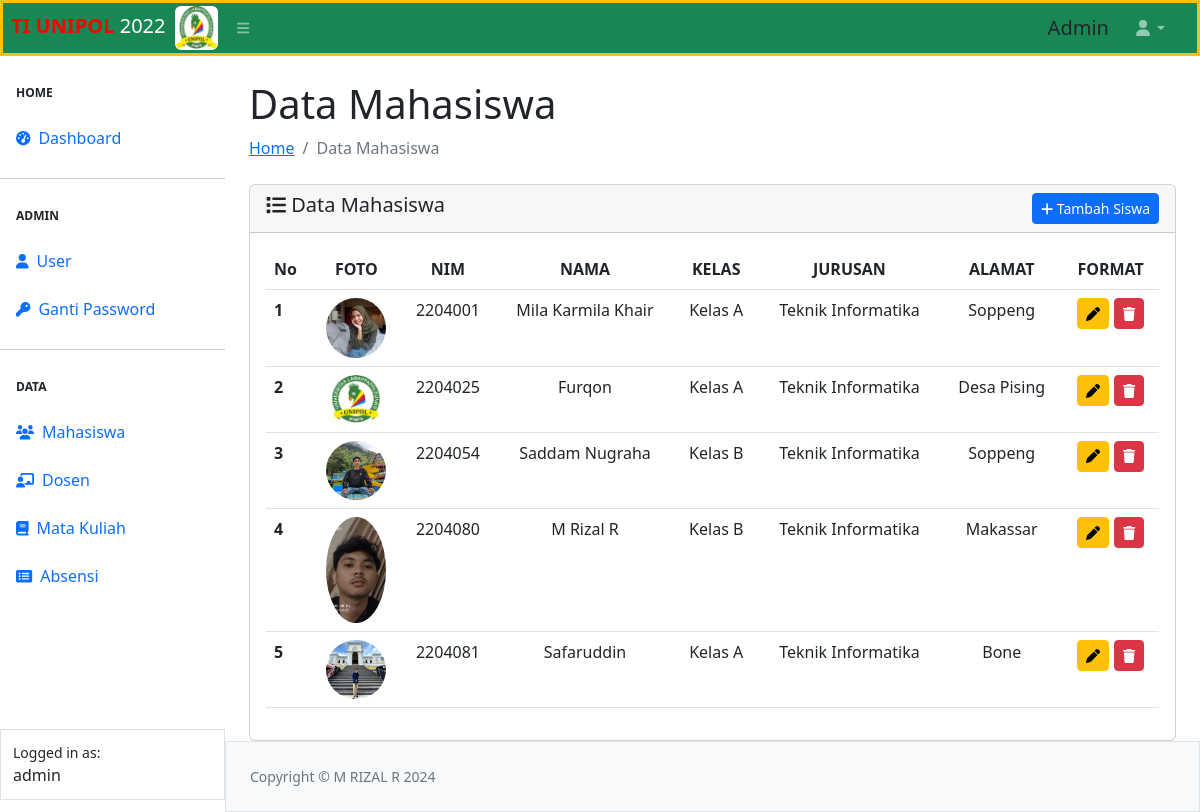
Page /siswa/siswa.php (signed in) on the committed database.
### tables this page shows
CREATE TABLE `tb_siswa` (
  `nim` int(11) NOT NULL,
  `nama` varchar(50) NOT NULL,
  `alamat` varchar(150) NOT NULL,
  `kelas` varchar(50) NOT NULL,
  `jurusan` varchar(100) NOT NULL,
  `foto` varchar(150) NOT NULL
);

### config.php (called while the page is built, shortened)
<?php
$main_url = "http://localhost/absen/";

### siswa/siswa.php (the view, shortened to what this page needs)
<?php
require_once "../config.php";
require_once "../template/header.php";
require_once "../template/navbar.php";
require_once "../template/sidebar.php";
?>
<div id="layoutSidenav_content">
                <main>
                    <div class="container-fluid px-4">
                        <h1 class="mt-4">Data Mahasiswa</h1>
                        <ol class="breadcrumb mb-4">
                            <li class="breadcrumb-item "><a href="../index.php">Home</a></li>
                            <li class="breadcrumb-item active">Data Mahasiswa</li>
                        </ol>
                        <div class="card">
  <div class="card-header">
    <span class="h5 my-2"><i class="fa-solid fa-list"></i> Data Mahasiswa</span>
    <a href="<?= $main_url ?>siswa/add-siswa.php" class="btn btn-sm btn-primary float-end"><i class="fa-solid fa-plus"></i> Tambah Siswa</a>
  </div>
  <div class="card-body">
  <table class="table table-hover" id="datatablesSimple">
  <thead>
    <tr>
      <th scope="col">No</th>
      <th scope="col"> <center>FOTO</center></th>
      <th scope="col"><center>NIM</center></th>
      <th scope="col"><center>NAMA</center></th>
      <th scope="col"><center>KELAS</center></th>
      <th scope="col"><center>JURUSAN</center></th>
      <th scope="col"><center>ALAMAT</center></th>
      <th scope="col"><center>FORMAT</center></th>
    </tr>
  </thead>
  <tbody>
    <?php
$no = 1;
$querySiswa = mysqli_query($koneksi,"SELECT * FROM tb_siswa");
while ($data = mysqli_fetch_array($querySiswa)) {?>
    <tr>
      <th scope="row"><?=$no++ ?></th>
      <td align="center"><img src="../tools/image/<?= $data['foto'] ?>" class="rounded-circle mx-auto d-block" width="60px"alt="foto Siswa"></td>
      <td align="center"><?= $data['nim']?></td>
      <td align="center"><?= $data['nama']?></td>
      <td align="center"><?= $data['kelas']?></td>
      <td align="center"><?= $data['jurusan']?></td>
      <td align="center"><?= $data['alamat']?></td>
      <td align="center"  >
        <a href="edit-siswa.php?nim=<?=$data['nim'] ?>" class="btn btn-sm btn-warning " tittle=" Update Siswa"><i class="fa-solid fa-pen"></i></a>
        <a href="hapus-siswa.php?nim=<?= $data['nim']?>&foto=<?= $data['foto']?>" class="btn btn-sm btn-danger " tittle="Hapus Siswa" onclick="return confirm('Apakah Anda Yakin ingin menghapus data ini ?')"><i class="fa-solid fa-trash"></i> </a>
      </td>
    </tr>
    <?php
}
?>
  </tbody>
</table>
                    </div>
                </main>
<?php
require_once "../template/footer.php";
?>

### template/header.php (shortened to what this page needs)
<!DOCTYPE html>
<html lang="en">
    <head>
        <link href="https://cdn.jsdelivr.net/npm/simple-datatables@7.1.2/dist/style.min.css" rel="stylesheet" />
        <link href="<?= $main_url ?>tools/admin/css/styles.css" rel="stylesheet" />
    </head>

### template/navbar.php (shortened to what this page needs)
<body class="sb-nav-fixed">
        <nav class="sb-topnav navbar navbar-expand navbar-dark bg-success border border-3 border-warning">
            <a class="navbar-brand ps-2 " href="<?= $main_url ?>index.php"><span class="fw-bold h5" style="color: red;">TI <span class="" style="color: red;"> UNIPOL </span></span>  2022 <img src="<?= $main_url?>tools/image/logo.png" alt="logo" class="rounded ms-1" width="20%"></a>
            <button class="btn btn-link btn-sm order-1 order-lg-0 me-4 me-lg-0" id="sidebarToggle" href="#!"><i class="fas fa-bars"></i></button>
            <form class="d-none d-md-inline-block form-inline ms-auto me-0 me-md-3 my-2 my-md-0">
                <span class="text-dark text-capitalize h5 "> <?= $_SESSION["ssUser"] ?></span>
            </form>
            <ul class="navbar-nav ms-auto ms-md-0 me-3 me-lg-4">
                <li class="nav-item dropdown">
                    <a class="nav-link dropdown-toggle" id="navbarDropdown" href="#" role="button" data-bs-toggle="dropdown" aria-expanded="false"><i class="fas fa-user fa-fw"></i></a>
                </li>
            </ul>
        </nav>

### template/sidebar.php
<div id="layoutSidenav">
            <div id="layoutSidenav_nav">
                <nav class="sb-sidenav accordion bg_light" id="sidenavAccordion">
                    <div class="sb-sidenav-menu ">
                        <div class="nav">
                            <div class="sb-sidenav-menu-heading " >Home</div>
                            <a class="nav-link" href="<?= $main_url ?>index.php">
                                <div class="sb-nav-link-icon"><i class="fas fa-tachometer-alt "></i></div>
                                Dashboard
                            </a>
                            <hr class="mb-0">
                            <div class="sb-sidenav-menu-heading">admin</div>
                            <a class="nav-link" href="<?= $main_url ?>user/add-user.php">
                                <div class="sb-nav-link-icon "><i class="fa-solid fa-user"></i></div>
                                User
                            </a>
                            <a class="nav-link" href="<?= $main_url ?>user/password.php">
                                <div class="sb-nav-link-icon"><i class="fa-solid fa-key"></i></div>
                                Ganti Password
                            </a>
                            <hr class="mb-0">
                            <div class="sb-sidenav-menu-heading">Data</div>
                            <a class="nav-link" href="<?= $main_url ?>siswa/siswa.php">
                                <div class="sb-nav-link-icon"><i class="fa-solid fa-users"></i></div>
                                Mahasiswa
                            </a>
                            <a class="nav-link" href="<?= $main_url ?>dosen/dosen.php">
                                <div class="sb-nav-link-icon"><i class="fa-solid fa-chalkboard-user"></i></div>
                                Dosen
                            </a>
                            <a class="nav-link" href="<?= $main_url ?>matakuliah/matakuliah.php">
                                <div class="sb-nav-link-icon"><i class="fa-solid fa-book"></i></div>
                                Mata Kuliah
                            </a>
                            <a class="nav-link" href="<?= $main_url ?>index.php">
                                <div class="sb-nav-link-icon"><i class="fa-solid fa-rectangle-list"></i></div>
                                Absensi
                            </a>
                        </div>
                    </div>
                    <div class="sb-sidenav-footer border">
                        <div class="small ">Logged in as:</div>
                        <?=  $_SESSION["ssUser"] ?>
                    </div>
                </nav>
</div>

### template/footer.php (shortened to what this page needs)
<footer class="py-4 bg-light mt-auto border">
                    <div class="container-fluid px-4">
                        <div class="d-flex align-items-center justify-content-between small">
                            <div class="text-muted">Copyright &copy; M RIZAL R <?=  date('Y')?></div>
                        </div>
                    </div>
                </footer>
            </div>
        </div>
    </body>
</html>

### rows in the picture
tb_siswa: foto (picture), nim "2204001", nama "Mila Karmila Khair", kelas "Kelas A", jurusan "Teknik Informatika", alamat "Soppeng"
tb_siswa: foto (picture), nim "2204025", nama "Furqon", kelas "Kelas A", jurusan "Teknik Informatika", alamat "Desa Pising"
tb_siswa: foto (picture), nim "2204054", nama "Saddam Nugraha", kelas "Kelas B", jurusan "Teknik Informatika", alamat "Soppeng"
tb_siswa: foto (picture), nim "2204080", nama "M Rizal R", kelas "Kelas B", jurusan "Teknik Informatika", alamat "Makassar"
tb_siswa: foto (picture), nim "2204081", nama "Safaruddin", kelas "Kelas A", jurusan "Teknik Informatika", alamat "Bone"

### other values in the picture
$_SESSION["ssUser"] "Admin"
$_SESSION["ssUser"] "admin"
